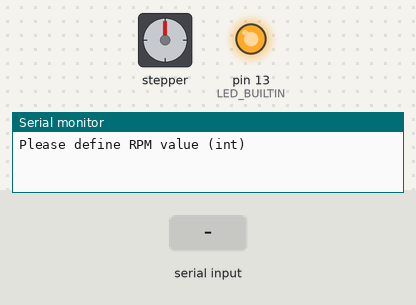
Simulated run of this sketch. Board: Arduino Uno, built with avr-gcc and run on an emulated ATmega328P. Parts: stepper motor, output pins drawn as LEDs (lit = HIGH), the last lines printed to the serial monitor. The inputs (shaded band) are chosen by the test bench. Stepper angles assume 200 steps per turn.

Above: at 0.1 s.
1.1 s: "90,45,200\n" received over Serial
4.1 s: "TEST\n" received over Serial
At 5.7 s:
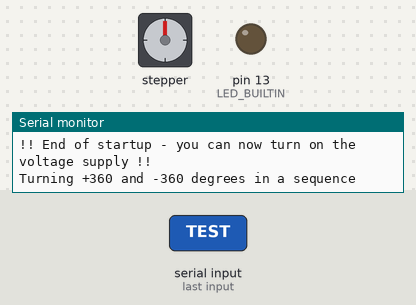
7.1 s: "TURN 90\n" received over Serial
At 9.9 s:
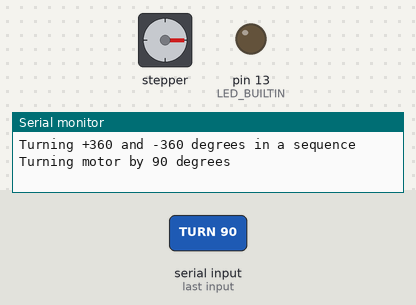
10.1 s: "TEST\n" received over Serial
At 11.69 s:
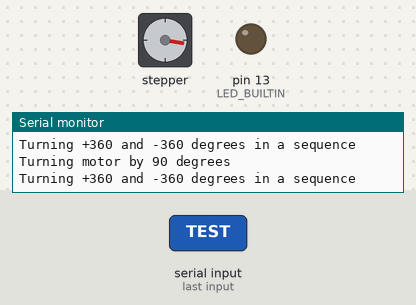
13.1 s: "TURN 90\n" received over Serial
Timing chart, 0 to 17.1 s (numbered marks = the images above; inputs shaded):
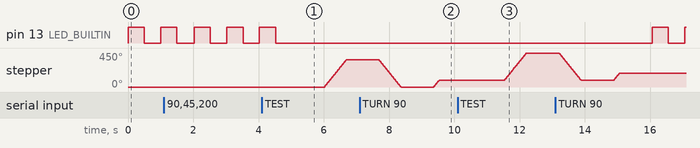

Measured:
- after the input at 4.1 s, pin 13 (LED_BUILTIN): goes on until 4.5 s, then stays LOW; stepper: turns 360° clockwise in 0.67 s, starting after 1.9 s
- after the input at 7.1 s, pin 13 (LED_BUILTIN): stays LOW (without the input it goes to HIGH after 2.3 s)
- after the input at 10.1 s, pin 13 (LED_BUILTIN): stops changing and stays LOW; stepper: turns 360° clockwise in 0.67 s, starting after 1.4 s
- by itself, pin 13 (LED_BUILTIN): alternates HIGH for 0.50 s and LOW for 0.50 s

The sketch:

arduinostepper.ino
```cpp
#include <Arduino.h>
#include "A4988.h"

#define MOTOR_STEPS 200 // number of steps for 360°
#define DIR_PIN 2
#define STEP_PIN 3
//#define LED_PIN 13

A4988 stepper(MOTOR_STEPS, DIR_PIN, STEP_PIN);

void setup() {
  Serial.begin(115200);
  while(!Serial){
    Serial.begin(115200);
    delay(1000);
  }
  pinMode(LED_BUILTIN, OUTPUT);
  int rpm_int = 0;
  String rpm_str = "";
  while (rpm_int < 1){
    Serial.println("Please define RPM value (int)");
    while (Serial.available() == 0){
      digitalWrite(LED_BUILTIN, HIGH);
      delay(500);
      digitalWrite(LED_BUILTIN, LOW);
      delay(500);
    }
    rpm_str = Serial.readStringUntil('\n');
    rpm_int = rpm_str.toInt();
  }
  stepper.begin(rpm_int);
  Serial.println("Set target motor RPM to "+rpm_str);
  Serial.println("Write TEST to verify +360° and -360°");
  Serial.println("Write TURN followed by a whitespace and the number of degrees (signed direction) to move the motor");
  Serial.println("Write RPM followed by a whitespace and a number to change motor speed");
  Serial.println("Write CLOSE to end serial communication");
  Serial.println("\n!! End of startup - you can now turn on the voltage supply !!");
}

void loop() {
  while (Serial.available() == 0){
    // You can blink an LED or print dots if you want
    digitalWrite(LED_BUILTIN, HIGH);
    delay(500);
    digitalWrite(LED_BUILTIN, LOW);
    delay(500);
  }
  String message = Serial.readStringUntil('\n'); // read until new line
  message.toUpperCase();
  if(message.startsWith("TURN ")){
    message.remove(0,5);
    int deg_rot = message.toInt();
    String output = "Turning motor by " + message;
    output += " degrees";
    Serial.println(output);
    stepper.rotate(deg_rot);
  }
  else if(message == "TEST"){
    Serial.println("Turning +360 and -360 degrees in a sequence");
    delay(1000);
    // Tell motor to rotate 360 degrees
    stepper.rotate(360);
    delay(1000);
    //Serial.println("Turning -360");
    stepper.rotate(-360);
  }
  else if(message == "CLOSE"){
    Serial.println("!! End of serial communication !!");
    Serial.end();
    return;
  }
  else if(message.startsWith("RPM ")){
    message.remove(0,4);
    int new_rpm = message.toInt();
    Serial.println("Changed motor speed to RPM" + message);
    stepper.setRPM(new_rpm);
  }
  else Serial.println("!Invalid command!");
  delay(1000);
}
```
